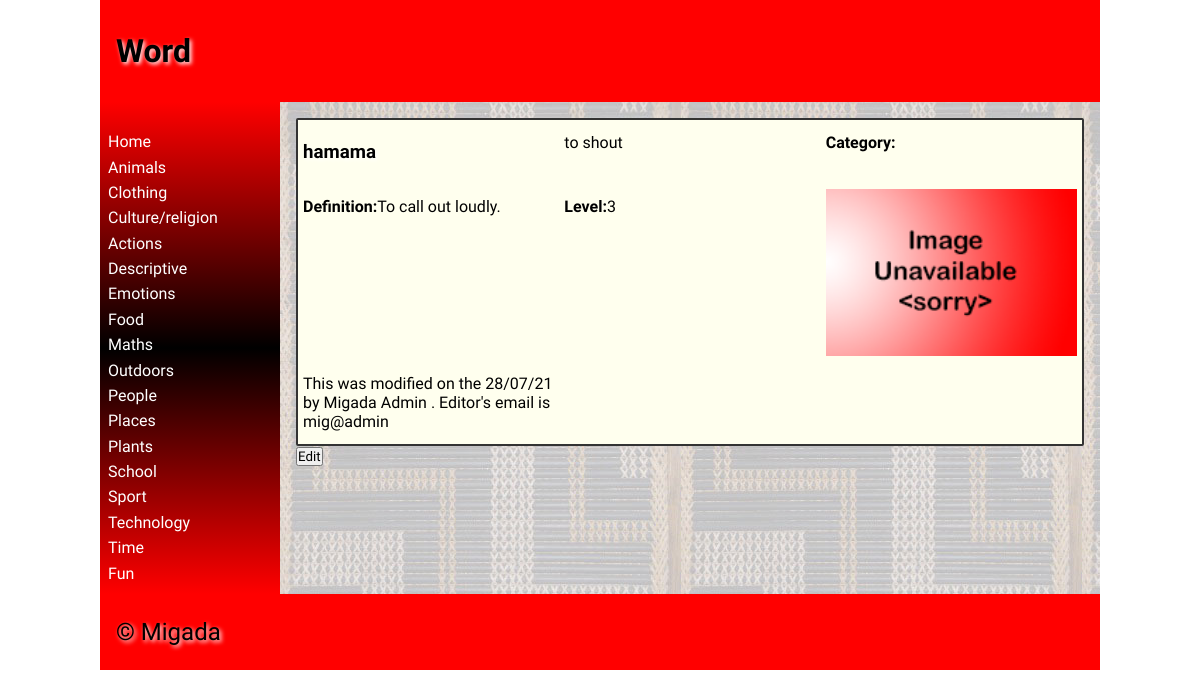
/wordpage?word=1&category=, run on the app's committed database.
### tables this page shows
CREATE TABLE "category"
(
	categoryid INTEGER
		constraint category_pk
			primary key autoincrement,
	category varchar(30)
);

CREATE TABLE "dictionary_values"
(
	id INTEGER
		constraint dictionary_values_pk
			primary key autoincrement,
	maori varchar(60),
	english varchar(100),
	category INTEGER,
	definition varchar(500),
	level INTEGER,
	picture varchar(15)
, userid INTEGER, datetime_modified char(8));

CREATE TABLE users
(
	id INTEGER
		constraint users_pk
			primary key autoincrement,
	fname varchar(30),
	lname varchar(30),
	email varchar(80),
	password varchar(120)
);

### app.py (the view)
@app.route('/wordpage')
def render_wordpage():
    id = request.args.get("word")
    categoryname = request.args.get("category")
    print(id)
    con = create_connection("maori_dictionary.db")
    query = "SELECT id, maori, english, category, definition, level, picture, userid, datetime_modified FROM dictionary_values WHERE id=?"
    cur = con.cursor()
    cur.execute(query, (id,))
    print(cur.fetchall)
    one = cur.fetchall()[0]
    userid = one[7]
    print(userid)
    print(one)
    con.close()
    con = create_connection("maori_dictionary.db")
    query = "SELECT fname, lname, email FROM users WHERE id=?"
    cur = con.cursor()
    cur.execute(query, (userid,))
    details = cur.fetchall()
    print(details[0])
    fname = details[0][0]
    lname = details[0][1]
    email = details[0][2]
    print(fname + lname + email)
    con.close()
    return return_page('wordpage.html', oneword=one, category=categoryname, logged_in=is_logged_in(), fname=fname, lname=lname, email=email)

### app.py (called while the page is built)
def create_connection(db_file):
    try:
        connection = sqlite3.connect(db_file)
        return connection
    except Error as e:
        print(e)

def return_page(page, **extras):
    con = create_connection("maori_dictionary.db")
    query = "SELECT categoryid, category  FROM category"
    cur = con.cursor()
    cur.execute(query)
    categorylist = dict(cur.fetchall())
    print(categorylist)
    con.close
    return render_template(page, categories=categorylist, **extras)

def is_logged_in():
    if session.get("email") is None:
        print("not logged in")
        return False
    else:
        print("logged in")
        return True

### templates/wordpage.html (shortened to what this page needs)
{% extends 'base.html' %}
{% block heading %}Word
{% endblock %}
{% block main %}
    <div class="word-box" >
        <h3>{{ oneword[1] }}</h3>
        <p>{{ oneword[2] }}</p>
        <p><strong>Category:</strong>{{ category|title }}</p>
        <p><strong>Definition:</strong>{{ oneword[4] }}</p>
        <p><strong>Level:</strong>{{ oneword[5] }}</p>
        <img src="static/images/{{ oneword[6] }}.png">
        <p>This was modified on the {{ oneword[8] }} by {{ fname }} {{ lname }} . Editor's email is {{ email }}</p>
    </div>
    <button onclick="window.location.href = '/editword?id=' + {{ oneword[0] }}">Edit</button>
{% endblock %}

### templates/base.html (shortened to what this page needs)
<!doctype html>
<html lang="en">
<head>
	<link href="{{ url_for('static', filename='css/style.css') }}" rel="stylesheet">
</head>
<body>
	<div id="container">
		<header>
			<h1>{% block heading %}{% endblock %}</h1>
		</header>
		<nav>
			<ul>
                <li><a href="\">Home</a></li>
                {% for id, category in categories.items() %}
                    <li><a href="/categorypage?category={{ id }}">{{ category|title }}</a></li>
                {% endfor %}
			</ul>
		</nav>
		<main>
            {% block main%}{% endblock %}
        </main>
		<footer>
			<p>
				&copy; Migada
			</p>
		</footer>
	</div>
</body>
</html>

### static/css/style.css (style rules this page uses)
* { font-family: Comfortaa, sans-serif; margin: 0; padding: 0; box-sizing: border-box; }
#container { display: grid; grid-template-columns: 75px auto; grid-template-areas: 'nav header' 'main main' 'footer footer'; }
header { grid-area: header; background-color: #f00; padding: 1rem; }
nav { grid-area: nav; }
main { grid-area: main; padding: 1rem; background-color: #edd; }
h1, h2, h3, h4 { padding: 1rem 0; font-family: 'Suez One', serif; color: #000; text-shadow: 2px 2px 4px #fff; }
p { padding: 0.5rem 0; }
a { color: #222; }
img { width: 100%; }
footer { grid-area: footer; padding: 1rem; background-color: #f00; }
footer p { color: #000; text-shadow: 2px 2px 4px #fff; font-size: 1.5rem; }
@media only screen and (min-width: 768px) { #container { grid-template-columns: 180px auto; grid-template-areas: 'header header' 'nav main' 'footer footer'; } }
@media only screen and (min-width: 768px) { nav { background: linear-gradient(180deg, rgba(255,0,0,1) 0%, rgba(0, 0, 0, 1) 50%, rgba(255,0,0,1) 100%); padding: 0.5rem; } }
@media only screen and (min-width: 768px) { nav ul { list-style: none; } }
@media only screen and (min-width: 768px) { nav li { padding: 0.2rem 0; } }
@media only screen and (min-width: 768px) { nav a { color: #fff; text-decoration: none; } }
@media only screen and (min-width: 768px) { main { background-image: url('/poutama.jpg'); } }
@media only screen and (min-width: 1000px) { #container { width: 1000px; margin: auto; } }
@media only screen and (min-width: 1000px) { .word-box { background-color: #ffe; padding:5px; border: 2px solid #333; border-radius: 2px; display: grid; grid-template-columns: 1fr 1fr 1fr; grid-column-gap: 10px; grid-row-gap: 10px; } }

### data on the page
category: category "Animals"
category: category "Clothing"
category: category "Culture/religion"
category: category "Actions"
category: category "Descriptive"
category: category "Emotions"
category: category "Food"
category: category "Maths"
category: category "Outdoors"
category: category "People"
category: category "Places"
category: category "Plants"
category: category "School"
category: category "Sport"
category: category "Technology"
category: category "Time"
category: category "Fun"
dictionary_values: maori "hamama", english "to shout", definition "To call out loudly.", level "3", picture (placeholder picture), datetime_modified "28/07/21"
users: fname "Migada", lname "Admin", email "mig@admin"
